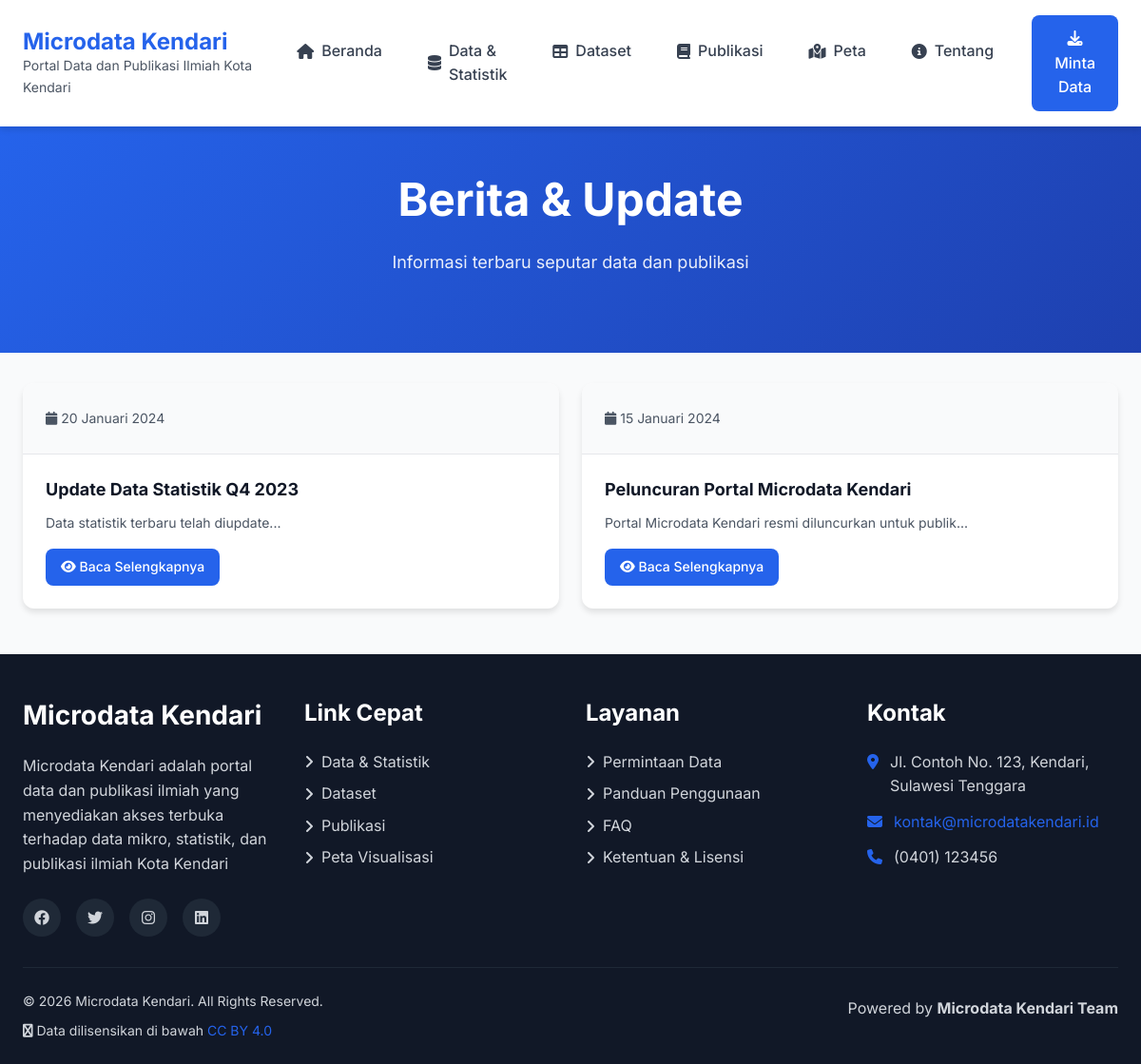
Page /berita.php on the committed database.
### tables this page shows
CREATE TABLE IF NOT EXISTS berita (
    id INT AUTO_INCREMENT PRIMARY KEY,
    judul VARCHAR(500) NOT NULL,
    slug VARCHAR(500) NOT NULL UNIQUE,
    isi LONGTEXT NOT NULL,
    ringkasan TEXT,
    gambar VARCHAR(500),
    kategori_berita ENUM('update_data', 'kegiatan', 'kerja_sama', 'pengumuman', 'lainnya') DEFAULT 'update_data',
    tanggal DATE NOT NULL,
    penulis VARCHAR(100),
    view_count INT DEFAULT 0,
    status ENUM('draft', 'published', 'archived') DEFAULT 'published',
    created_at TIMESTAMP DEFAULT CURRENT_TIMESTAMP,
    updated_at TIMESTAMP DEFAULT CURRENT_TIMESTAMP ON UPDATE CURRENT_TIMESTAMP,
    created_by INT,
    FOREIGN KEY (created_by) REFERENCES users(id) ON DELETE SET NULL,
    INDEX idx_tanggal (tanggal),
    INDEX idx_slug (slug),
    INDEX idx_status (status),
    FULLTEXT idx_search (judul, ringkasan, isi)
);

### config/database.php (called while the page is built, shortened)
<?php
function formatTanggal($date, $format = 'd F Y') {
    $bulan = [
        1 => 'Januari', 'Februari', 'Maret', 'April', 'Mei', 'Juni',
        'Juli', 'Agustus', 'September', 'Oktober', 'November', 'Desember'
    ];
    $timestamp = strtotime($date);
    $tanggal = date('d', $timestamp);
    $bulanAngka = date('n', $timestamp);
    $tahun = date('Y', $timestamp);
    if ($format == 'd F Y') {
        return $tanggal . ' ' . $bulan[$bulanAngka] . ' ' . $tahun;
    }
    return date($format, $timestamp);
}
?>

### berita.php (the view, shortened to what this page needs)
<?php
require_once __DIR__ . '/includes/header.php';
require_once __DIR__ . '/includes/navbar.php';
$db = getDB();
$page_num = isset($_GET['page']) ? max(1, intval($_GET['page'])) : 1;
$per_page = 9;
$offset = ($page_num - 1) * $per_page;
$stmt = $db->prepare("SELECT * FROM berita WHERE status = 'published' ORDER BY tanggal DESC LIMIT :limit OFFSET :offset");
$stmt->bindValue(':limit', $per_page, PDO::PARAM_INT);
$stmt->bindValue(':offset', $offset, PDO::PARAM_INT);
$stmt->execute();
$berita_list = $stmt->fetchAll();
?>
<section class="hero" style="padding: 3rem 0;">
    <div class="container"><h1>Berita & Update</h1><p>Informasi terbaru seputar data dan publikasi</p></div>
</section>
<section class="py-5">
    <div class="container">
        <div class="stats-grid">
            <?php foreach ($berita_list as $berita): ?>
            <div class="card">
                <div class="card-header">
                    <span style="font-size: 0.875rem; color: var(--gray-600);">
                        <i class="fas fa-calendar"></i> <?php echo formatTanggal($berita['tanggal']); ?>
                    </span>
                </div>
                <div class="card-body">
                    <h4 style="font-size: 1.125rem; margin-bottom: 0.75rem; line-height: 1.4;">
                        <?php echo htmlspecialchars($berita['judul']); ?>
                    </h4>
                    <p style="color: var(--gray-600); font-size: 0.875rem; margin-bottom: 1rem;">
                        <?php echo htmlspecialchars(substr($berita['ringkasan'] ?? $berita['isi'], 0, 120)); ?>...
                    </p>
                    <a href="<?php echo BASE_URL; ?>/berita-detail.php?id=<?php echo $berita['id']; ?>" class="btn btn-primary btn-sm">
                        <i class="fas fa-eye"></i> Baca Selengkapnya
                    </a>
                </div>
            </div>
            <?php endforeach; ?>
        </div>
    </div>
</section>
<?php require_once __DIR__ . '/includes/footer.php'; ?>

### assets/css/style.css (style rules this page uses)
:root { --primary-color: #2563eb; --primary-dark: #1e40af; --secondary-color: #10b981; --accent-color: #f59e0b; --dark-color: #1f2937; --light-color: #f3f4f6; --white: #ffffff; --gray-100: #f9fafb; --gray-200: #e5e7eb; --gray-300: #d1d5db; --gray-400: #9ca3af; --gray-500: #6b7280; --gray-600: #4b5563; --gray-700: #374151; --gray-800: #1f2937; --gray-900: #111827; --success-color: #10b981; --error-color: #ef4444; --warning-color: #f59e0b; --info-color: #3b82f6; --font-primary: 'Inter', -apple-system, BlinkMacSystemFont, 'Segoe UI', sans-serif; --font-size-base: 16px; --font-size-sm: 14px; --font-size-lg: 18px; --font-size-xl: 20px; --line-height-base: 1.6; --spacing-xs: 0.5rem; --spacing-sm: 1rem; --spacing-md: 1.5rem; --spacing-lg: 2rem; --spacing-xl: 3rem; --radius-sm: 4px; --radius-md: 8px; --radius-lg: 12px; --radius-xl: 16px; --shadow-sm: 0 1px 2px rgba(0, 0, 0, 0.05); --shadow-md: 0 4px 6px rgba(0, 0, 0, 0.1); --shadow-lg: 0 10px 15px rgba(0, 0, 0, 0.1); --shadow-xl: 0 20px 25px rgba(0, 0, 0, 0.15); --transition-base: all 0.3s ease; }
* { margin: 0; padding: 0; box-sizing: border-box; }
html { scroll-behavior: smooth; }
body { font-family: var(--font-primary); font-size: var(--font-size-base); line-height: var(--line-height-base); color: var(--gray-800); background-color: var(--gray-100); }
h1, h2, h3, h4, h5, h6 { font-weight: 700; line-height: 1.2; margin-bottom: var(--spacing-sm); color: var(--gray-900); }
h1 { font-size: 2.5rem; }
h4 { font-size: 1.5rem; }
p { margin-bottom: var(--spacing-sm); }
a { color: var(--primary-color); text-decoration: none; transition: var(--transition-base); }
.container { max-width: 1200px; margin: 0 auto; padding: 0 var(--spacing-md); }
.btn { display: inline-block; padding: 0.75rem 1.5rem; font-size: var(--font-size-base); font-weight: 500; text-align: center; border: none; border-radius: var(--radius-md); cursor: pointer; transition: var(--transition-base); text-decoration: none; }
.btn-primary { background-color: var(--primary-color); color: var(--white); }
.btn-sm { padding: 0.5rem 1rem; font-size: var(--font-size-sm); }
.hero { background: linear-gradient(135deg, var(--primary-color), var(--primary-dark)); color: var(--white); padding: var(--spacing-xl) 0; text-align: center; }
.hero h1 { color: var(--white); font-size: 3rem; margin-bottom: var(--spacing-md); }
.hero p { font-size: var(--font-size-lg); margin-bottom: var(--spacing-lg); opacity: 0.9; }
.stats-grid { display: grid; grid-template-columns: repeat(auto-fit, minmax(250px, 1fr)); gap: var(--spacing-md); margin: var(--spacing-lg) 0; }
.card { background-color: var(--white); border-radius: var(--radius-lg); box-shadow: var(--shadow-md); overflow: hidden; transition: var(--transition-base); }
.card-header { padding: var(--spacing-md); background-color: var(--gray-100); border-bottom: 1px solid var(--gray-200); }
.card-body { padding: var(--spacing-md); }

### rows in the picture
berita: tanggal "20 Januari 2024", judul "Update Data Statistik Q4 2023", ringkasan "Data statistik terbaru telah diupdate"
berita: tanggal "15 Januari 2024", judul "Peluncuran Portal Microdata Kendari", ringkasan "Portal Microdata Kendari resmi diluncurkan untuk publik"

### other values in the picture
$nama_website "Microdata Kendari"
$tagline "Portal Data dan Publikasi Ilmiah Kota Kendari"
$pengaturan['deskripsi'] "Microdata Kendari adalah portal data dan publikasi ilmiah yang menyediakan akses terbuka terhadap data mikro, statistik, dan publikasi ilmiah Kota Kendari"
$pengaturan['alamat'] "Jl. Contoh No. 123, Kendari, Sulawesi Tenggara"
$pengaturan['email_kontak'] "kontak@microdatakendari.id"
$pengaturan['telepon'] "(0401) 123456"
